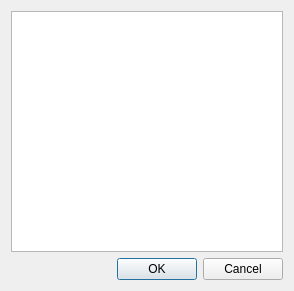
<?xml version="1.0" encoding="UTF-8"?>
<ui version="4.0">
 <class>Dialog</class>
 <widget class="QDialog" name="Dialog">
  <property name="geometry">
   <rect>
    <x>0</x>
    <y>0</y>
    <width>294</width>
    <height>291</height>
   </rect>
  </property>
  <property name="windowTitle">
   <string>Project Favorites</string>
  </property>
  <layout class="QGridLayout" name="gridLayout">
   <item row="0" column="0">
    <widget class="QTreeWidget" name="uiFavoriteTREE">
     <property name="contextMenuPolicy">
      <enum>Qt::CustomContextMenu</enum>
     </property>
     <property name="alternatingRowColors">
      <bool>true</bool>
     </property>
     <property name="rootIsDecorated">
      <bool>false</bool>
     </property>
     <attribute name="headerVisible">
      <bool>false</bool>
     </attribute>
     <attribute name="headerVisible">
      <bool>false</bool>
     </attribute>
     <column>
      <property name="text">
       <string notr="true">1</string>
      </property>
     </column>
    </widget>
   </item>
   <item row="1" column="0">
    <widget class="QDialogButtonBox" name="buttonBox">
     <property name="orientation">
      <enum>Qt::Horizontal</enum>
     </property>
     <property name="standardButtons">
      <set>QDialogButtonBox::Cancel|QDialogButtonBox::Ok</set>
     </property>
    </widget>
   </item>
  </layout>
 </widget>
 <resources/>
 <connections>
  <connection>
   <sender>buttonBox</sender>
   <signal>accepted()</signal>
   <receiver>Dialog</receiver>
   <slot>accept()</slot>
   <hints>
    <hint type="sourcelabel">
     <x>227</x>
     <y>273</y>
    </hint>
    <hint type="destinationlabel">
     <x>157</x>
     <y>274</y>
    </hint>
   </hints>
  </connection>
  <connection>
   <sender>buttonBox</sender>
   <signal>rejected()</signal>
   <receiver>Dialog</receiver>
   <slot>reject()</slot>
   <hints>
    <hint type="sourcelabel">
     <x>284</x>
     <y>279</y>
    </hint>
    <hint type="destinationlabel">
     <x>286</x>
     <y>274</y>
    </hint>
   </hints>
  </connection>
  <connection>
   <sender>uiFavoriteTREE</sender>
   <signal>itemDoubleClicked(QTreeWidgetItem*,int)</signal>
   <receiver>Dialog</receiver>
   <slot>accept()</slot>
   <hints>
    <hint type="sourcelabel">
     <x>119</x>
     <y>137</y>
    </hint>
    <hint type="destinationlabel">
     <x>298</x>
     <y>164</y>
    </hint>
   </hints>
  </connection>
 </connections>
</ui>
